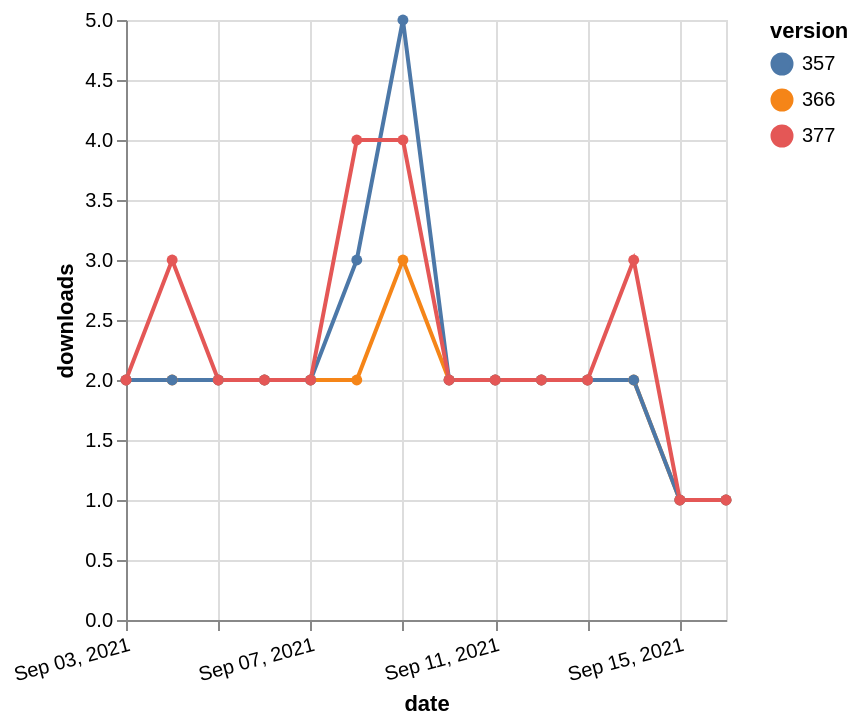

Source (Vega-Lite JSON):
### Vega-Lite specification from a JSON file in a GitHub repository (floating-point values rounded to 4 significant figures)
{"$schema": "https://vega.github.io/schema/vega-lite/v5.json", "description": "A simple bar chart with embedded data.", "data": {"values": [{"date": "2021-09-03", "total": 2221, "delta": 2, "version": "366"}, {"date": "2021-09-04", "total": 2223, "delta": 2, "version": "366"}, {"date": "2021-09-05", "total": 2225, "delta": 2, "version": "366"}, {"date": "2021-09-06", "total": 2227, "delta": 2, "version": "366"}, {"date": "2021-09-07", "total": 2229, "delta": 2, "version": "366"}, {"date": "2021-09-08", "total": 2231, "delta": 2, "version": "366"}, {"date": "2021-09-09", "total": 2234, "delta": 3, "version": "366"}, {"date": "2021-09-10", "total": 2236, "delta": 2, "version": "366"}, {"date": "2021-09-11", "total": 2238, "delta": 2, "version": "366"}, {"date": "2021-09-12", "total": 2240, "delta": 2, "version": "366"}, {"date": "2021-09-13", "total": 2242, "delta": 2, "version": "366"}, {"date": "2021-09-14", "total": 2244, "delta": 2, "version": "366"}, {"date": "2021-09-15", "total": 2245, "delta": 1, "version": "366"}, {"date": "2021-09-16", "total": 2246, "delta": 1, "version": "366"}, {"date": "2021-09-03", "total": 2709, "delta": 2, "version": "357"}, {"date": "2021-09-04", "total": 2711, "delta": 2, "version": "357"}, {"date": "2021-09-05", "total": 2713, "delta": 2, "version": "357"}, {"date": "2021-09-06", "total": 2715, "delta": 2, "version": "357"}, {"date": "2021-09-07", "total": 2717, "delta": 2, "version": "357"}, {"date": "2021-09-08", "total": 2720, "delta": 3, "version": "357"}, {"date": "2021-09-09", "total": 2725, "delta": 5, "version": "357"}, {"date": "2021-09-10", "total": 2727, "delta": 2, "version": "357"}, {"date": "2021-09-11", "total": 2729, "delta": 2, "version": "357"}, {"date": "2021-09-12", "total": 2731, "delta": 2, "version": "357"}, {"date": "2021-09-13", "total": 2733, "delta": 2, "version": "357"}, {"date": "2021-09-14", "total": 2735, "delta": 2, "version": "357"}, {"date": "2021-09-15", "total": 2736, "delta": 1, "version": "357"}, {"date": "2021-09-16", "total": 2737, "delta": 1, "version": "357"}, {"date": "2021-09-03", "total": 2033, "delta": 2, "version": "377"}, {"date": "2021-09-04", "total": 2036, "delta": 3, "version": "377"}, {"date": "2021-09-05", "total": 2038, "delta": 2, "version": "377"}, {"date": "2021-09-06", "total": 2040, "delta": 2, "version": "377"}, {"date": "2021-09-07", "total": 2042, "delta": 2, "version": "377"}, {"date": "2021-09-08", "total": 2046, "delta": 4, "version": "377"}, {"date": "2021-09-09", "total": 2050, "delta": 4, "version": "377"}, {"date": "2021-09-10", "total": 2052, "delta": 2, "version": "377"}, {"date": "2021-09-11", "total": 2054, "delta": 2, "version": "377"}, {"date": "2021-09-12", "total": 2056, "delta": 2, "version": "377"}, {"date": "2021-09-13", "total": 2058, "delta": 2, "version": "377"}, {"date": "2021-09-14", "total": 2061, "delta": 3, "version": "377"}, {"date": "2021-09-15", "total": 2062, "delta": 1, "version": "377"}, {"date": "2021-09-16", "total": 2063, "delta": 1, "version": "377"}]}, "width": "container", "mark": {"type": "line", "point": {"filled": true}}, "encoding": {"x": {"field": "date", "type": "temporal", "timeUnit": "yearmonthdate", "title": "date", "axis": {"labelAngle": -15}}, "y": {"field": "delta", "type": "quantitative", "title": "downloads"}, "color": {"field": "version", "type": "nominal"}, "tooltip": {"field": "delta"}}}
